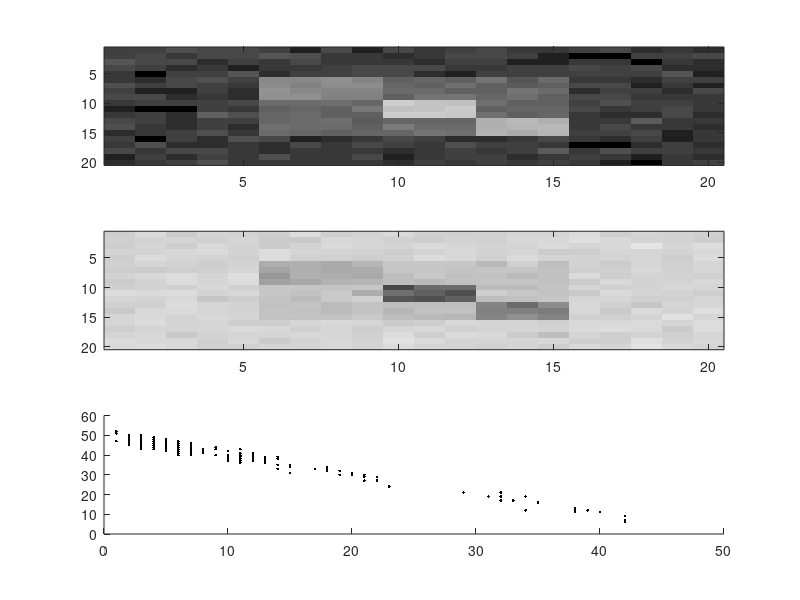

MATLAB code for this plot:
clear all; close all; clc;      %Clear all workspaces

% Read in the first image (i.e., X) and plot
X(1:20,1:20)=5; X(6:15,6:15)=12; X(6:9,6:9)=20;
X(10:12,10:12)=40; X(13:15,13:15)=32; N=normrnd(0,1.5,[20,20]);
X=X+N;
subplot(3,1,1); image(X); colormap(gray); brighten(.5);

% Read in the second image (i.e., Y) and plot
N=normrnd(0,1.5,[20,20]); Y=-X+N+50;
subplot(3,1,2); image(Y);

% Load the images into vectors
for i=1:20;
    XV(1+20*(i-1):20*i)=X(i,1:20);
    YV(1+20*(i-1):20*i)=Y(i,1:20);
end;

% Bin the entries in each vector (bin width = 1)
XBin=round(XV);
YBin=round(YV);

% Create a scatterplot
subplot(3,1,3); scatter(XBin,YBin,'k','.');




